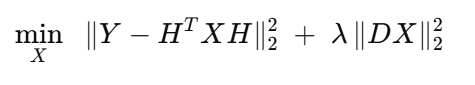
#> input picture project3/equations/equation1.png, 475 x 85 px, given in place of Flash Gordon Trailer.mp4, which was not available
$ jupyter execute --allow-errors code.ipynb
#> lines starting #> are read from the running program, lines starting #| are printed output that depends on the picture; pictures that were not available may be replaced by others from this repository, and a replacement may not be noted
[cell 1]
# 1.a
import numpy as np

# [52 lines left out: function max_lloyd_quantizer, not called in this run]

[cell 2]
# 1.b
import cv2
import numpy as np
import matplotlib.pyplot as plt

# Load the image in RGB format
image_path = "C:/Users/ompal/Documents/colorful.jpg"  # Adjust path if needed
image = cv2.imread(image_path)  # Load the image
#> (the rest of this cell did not finish here and is left out)

[cell 3]
# 2.a
# Step 1: Extract a frame from the video
import cv2
import numpy as np

# Load the video
video_path = "C:/Users/ompal/Documents/Flash Gordon Trailer.mp4"  # Adjust path if needed
cap = cv2.VideoCapture(video_path)

# Set the time to extract the frame
fps = cap.get(cv2.CAP_PROP_FPS)  # Get frames per second
frame_number = int(fps * 20)  # Extract a frame at 20 seconds

cap.set(cv2.CAP_PROP_POS_FRAMES, frame_number)
ret, frame = cap.read()
#> frame is the input picture: shape (85, 475, 3); min 13, max 255, mean 244.7
cap.release()

if not ret:
    raise ValueError("Failed to extract frame from video")

# Convert frame from BGR to RGB for proper visualization
frame_rgb = cv2.cvtColor(frame, cv2.COLOR_BGR2RGB)

# Display the extracted frame
import matplotlib.pyplot as plt
plt.imshow(frame_rgb)
plt.title("Extracted Frame (RGB)")
plt.axis("off")
plt.show()

# Step 2: Convert to Grayscale Using a Specific Channel
# Choose one channel (Red or Green)
chosen_channel = frame_rgb[:, :, 0]  # Red channel (use frame_rgb[:, :, 1] for Green)

# Display the grayscale channel
plt.imshow(chosen_channel, cmap="gray")
plt.title("Grayscale Image (Red Channel)")
plt.axis("off")
plt.show()

# Step 3: Resize the Image by a Factor of 2
# Resize image by a factor of 2
resized_image = cv2.resize(chosen_channel, (chosen_channel.shape[1] // 2, chosen_channel.shape[0] // 2))

# Display the resized image
plt.imshow(resized_image, cmap="gray")
plt.title("Resized Grayscale Image")
plt.axis("off")
plt.show()

# Step 4: Implement the Poisson Noise Function
def poisson_noisy_image(X, a):
    """
    Creates a Poisson noisy image.
    :param X: The original image, np.array of size [H x W] and of type uint8.
    :param a: Number of photons scalar factor.
    :return: Y: The noisy image, np.array of size [H x W] and of type uint8.
    """
#> called with a = 3
    # Convert to float
    X = X.astype(np.float64)

    # Scale image by a to convert to photon units
    X = X * a

    # Apply Poisson noise
    noisy_X = np.random.poisson(X)
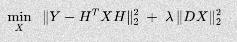
#> noisy_X: shape (42, 237) int64; min 30, max 867, mean 735; drawn with min black and max white

    # Scale back by a
    noisy_X = noisy_X / a

    # Clip values to [0,255] and convert back to uint8
    Y = np.clip(noisy_X, 0, 255).astype(np.uint8)

    return Y

# Step 5: Apply Poisson noise with a = 3
noisy_image = poisson_noisy_image(resized_image, a=3)

# Display the noisy image
plt.imshow(noisy_image, cmap="gray")
plt.title("Noisy Image (Poisson Noise, a=3)")
plt.axis("off")
plt.show()

[cell 4]
# 2.b
import numpy as np
import cv2
import matplotlib.pyplot as plt

def denoise_by_l2(Y, X, num_iter, lambda_reg):
    """
    L2 image denoising using steepest descent.

    :param Y: The noisy image, np.array of size [H x W] and of type uint8.
    :param X: The original image, np.array of size [H x W] and of type uint8.
    :param num_iter: The number of iterations for the algorithm.
    :param lambda_reg: The regularization parameter.

    :return:
        Xout: The restored image, np.array of size [H x W].
        Err1: The error between Xk at every iteration and Y. (np.array of size [num_iter])
        Err2: The error between Xk at every iteration and X. (np.array of size [num_iter])
    """
#> called with num_iter = 50, lambda_reg = 0.5

    # Convert images to float64 for processing
    Y = Y.astype(np.float64)
    X = X.astype(np.float64)

    # Get image dimensions
    H, W = Y.shape
#> H = 42; W = 237

    # Initialize X_k with Y
    X_k = Y.copy()

    # Define Laplacian kernel for D
    D_kernel = np.array([[0, 1, 0], [1, -4, 1], [0, 1, 0]], dtype=np.float64)

    # Flatten images to column-major order (Fortran-style)
    Y_vec = Y.flatten(order='F')
#> Y_vec = 9954 values, max 255 at index 0, min 10 at index 734, mean 241.5
    X_vec = X.flatten(order='F')
#> X_vec = 9954 values, max 255 at index 0, min 13 at index 398, mean 245.1
    X_k_vec = X_k.flatten(order='F')
#> X_k_vec has the same summary as Y_vec

    # Store errors
    Err1 = np.zeros(num_iter)
    Err2 = np.zeros(num_iter)

    # Steepest Descent iterations
    for k in range(num_iter):
        # Reshape X_k to matrix for convolution
        X_k_mat = np.reshape(X_k_vec, (H, W), order='F')

        # Compute gradient G_k = (I + λDᵀD)X_k - Y
        DX_k = cv2.filter2D(X_k_mat, -1, D_kernel, borderType=cv2.BORDER_REPLICATE)
        DTDX_k = cv2.filter2D(DX_k, -1, D_kernel, borderType=cv2.BORDER_REPLICATE)

        G_k_mat = (X_k_mat - Y) + lambda_reg * DTDX_k
        G_k_vec = G_k_mat.flatten(order='F')

        # Compute step size μ_k = (G_kᵀ G_k) / (G_kᵀ (I + λDᵀD) G_k)
        num = np.dot(G_k_vec.T, G_k_vec)

        G_k_mat_filtered = (G_k_mat + lambda_reg * cv2.filter2D(
            cv2.filter2D(G_k_mat, -1, D_kernel, borderType=cv2.BORDER_REPLICATE),
            -1, D_kernel, borderType=cv2.BORDER_REPLICATE
        ))

        denom = np.dot(G_k_vec.T, G_k_mat_filtered.flatten(order='F'))

        mu_k = num / denom if denom != 0 else 0  # Avoid division by zero

        # Update X_k
        X_k_vec = X_k_vec - mu_k * G_k_vec

        # Compute errors
        Err1[k] = np.dot((X_k_vec - Y_vec).T, (X_k_vec - Y_vec)) + lambda_reg * np.dot(DX_k.flatten(order='F').T, DX_k.flatten(order='F'))
        Err2[k] = np.dot((X_k_vec - X_vec).T, (X_k_vec - X_vec))
#> this loop made 50 passes
#> (num, denom, mu_k) on passes 1 to 12: (506767289.5, 8.94e+09, 0.0567), (126520950.6, 2.43e+09, 0.0521), (44213742.5, 782452037.9, 0.0565), (21802639.8, 410857726.4, 0.0531), (10581533.6, 183142663.6, 0.0578), (6543843.2, 121118688, 0.054), (3733388.2, 63636519.2, 0.0587), (2606347.2, 47721308.5, 0.0546), (1623286.8, 27424549.3, 0.0592), (1212932.2, 22067155.6, 0.055), (795295.1, 13362709.6, 0.0595), (619709.9, 11227798.6, 0.0552)
#> pass 1, in denoise_by_l2, `DTDX_k = cv2.filter2D(DX_k, -1, D_kernel, borderType=cv2.BORDER_REPLIC..`:
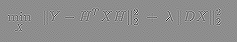
#> DTDX_k: shape (42, 237) float64; min -4747, max 3789, mean 0; drawn with min black and max white
#> after the loop:
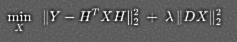
#> DX_k: shape (42, 237) float64; min -67.75, max 115.3, mean 0; drawn with min black and max white
#> after the loop:
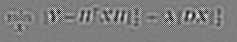
#> G_k_mat: shape (42, 237) float64; min -0.762, max 0.772, mean 1.23e-16; drawn with min black and max white
#> after the loop:
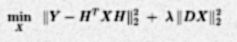
#> X_k_mat: shape (42, 237) float64; min 98.76, max 261.4, mean 241.5; drawn with min black and max white
#> after the loop, Err1 = 50 values, max 49135727.1 at index 0, min 6872768.9 at index 49, mean 8296203.9; Err2 = 50 values from 1776039.4 to 5233821.8; X_k_vec = 9954 values, max 261.4 at index 8290, min 98.8 at index 2242, mean 241.5

    # Reshape X_k_vec back to image form
    Xout = np.reshape(X_k_vec, (H, W), order='F')

    return Xout, Err1, Err2

# Apply the function on the noisy image from 2.a
lambda_reg = 0.5
num_iters = 50

X_restored, Err1, Err2 = denoise_by_l2(noisy_image, resized_image, num_iters, lambda_reg)
#> Err2 = 50 values from 1776039.4 to 5233821.8

# Display restored image
plt.imshow(X_restored, cmap='gray')
plt.title("Restored Image (L2 Denoising)")
plt.axis("off")
plt.show()

# Plot the logarithmic errors
plt.figure()
plt.plot(np.log10(Err1), label='Log10(Err1: ||X_k - Y||^2 + λ||DX_k||^2')
plt.plot(np.log10(Err2), label='Log10(Err2: ||X_k - X||)')
plt.xlabel("Iteration")
plt.ylabel("Log Error")
plt.title("Error Convergence")
plt.legend()
plt.grid()
plt.show()
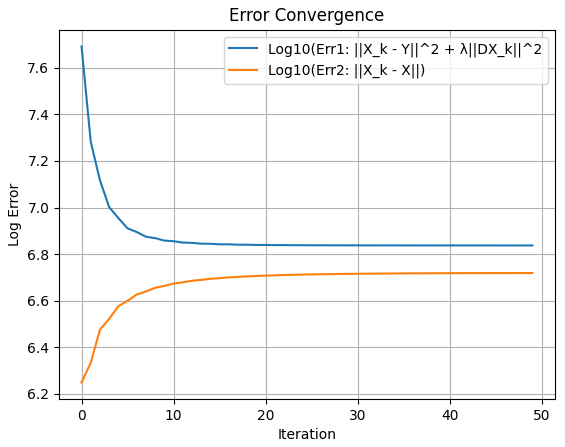
#> figure drawn by matplotlib, 1 panel; curve peaks at x = 0, y = 7.69; curve peaks at x = 49, y = 6.72

[cell 5]
# 2.c
import cv2
import numpy as np
import matplotlib.pyplot as plt

# Extract a new frame from the video (from 00:38-00:39)
video_path = "C:/Users/ompal/Documents/Flash Gordon Trailer.mp4"  # Adjust path if needed
cap = cv2.VideoCapture(video_path)

# Set the time to extract the frame (choose a frame in the range 38-39 seconds)
fps = cap.get(cv2.CAP_PROP_FPS)  # Get frames per second
frame_number = int(fps * 38)  # Extract a frame at 38 seconds

cap.set(cv2.CAP_PROP_POS_FRAMES, frame_number)
ret, frame = cap.read()
cap.release()

if not ret:
    raise ValueError("Failed to extract frame from video")

# Convert frame from BGR to RGB for proper visualization
frame_rgb = cv2.cvtColor(frame, cv2.COLOR_BGR2RGB)

# Display the extracted frame
plt.imshow(frame_rgb)
plt.title("Extracted Frame (Natural Scene, RGB)")
plt.axis("off")
plt.show()

# Convert to Grayscale Using a Specific Channel
# Choose one channel (Red or Green)
chosen_channel = frame_rgb[:, :, 0]  # Red channel (use frame_rgb[:, :, 1] for Green)

# Display the grayscale channel
plt.imshow(chosen_channel, cmap="gray")
plt.title("Grayscale Image (Red Channel)")
plt.axis("off")
plt.show()

# Resize the Image by a Factor of 2
resized_image = cv2.resize(chosen_channel, (chosen_channel.shape[1] // 2, chosen_channel.shape[0] // 2))

# Display the resized image
plt.imshow(resized_image, cmap="gray")
plt.title("Resized Grayscale Image")
plt.axis("off")
plt.show()

# Apply Poisson Noise
def poisson_noisy_image(X, a):
    """
    Creates a Poisson noisy image.
    :param X: The original image, np.array of size [H x W] and of type uint8.
    :param a: Number of photons scalar factor.
    :return: Y: The noisy image, np.array of size [H x W] and of type uint8.
    """
#> called with a = 3
    # Convert to float
    X = X.astype(np.float64)

    # Scale image by a to convert to photon units
    X = X * a

    # Apply Poisson noise
    noisy_X = np.random.poisson(X)
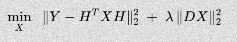
#> noisy_X: shape (42, 237) int64; min 26, max 873, mean 734.8; drawn with min black and max white

    # Scale back by a
    noisy_X = noisy_X / a

    # Clip values to [0,255] and convert back to uint8
    Y = np.clip(noisy_X, 0, 255).astype(np.uint8)

    return Y

# Apply Poisson noise with a = 3
noisy_image = poisson_noisy_image(resized_image, a=3)

# Display the noisy image
plt.imshow(noisy_image, cmap="gray")
plt.title("Noisy Image (Poisson Noise, a=3)")
plt.axis("off")
plt.show()

# Denoising the Natural Image
def denoise_by_l2(Y, X, num_iter, lambda_reg):
    """
    L2 image denoising using steepest descent.

    :param Y: The noisy image, np.array of size [H x W] and of type uint8.
    :param X: The original image, np.array of size [H x W] and of type uint8.
    :param num_iter: The number of iterations for the algorithm.
    :param lambda_reg: The regularization parameter.

    :return:
        Xout: The restored image, np.array of size [H x W].
        Err1: The error between Xk at every iteration and Y. (np.array of size [num_iter])
        Err2: The error between Xk at every iteration and X. (np.array of size [num_iter])
    """
#> called with num_iter = 50, lambda_reg = 0.5

    # Convert images to float64 for processing
    Y = Y.astype(np.float64)
    X = X.astype(np.float64)

    # Get image dimensions
    H, W = Y.shape
#> H = 42; W = 237

    # Initialize X_k with Y
    X_k = Y.copy()

    # Define Laplacian kernel for D
    D_kernel = np.array([[0, 1, 0], [1, -4, 1], [0, 1, 0]], dtype=np.float64)

    # Flatten images to column-major order (Fortran-style)
    Y_vec = Y.flatten(order='F')
#> Y_vec = 9954 values, max 255 at index 3, min 8 at index 3460, mean 241.5
    X_vec = X.flatten(order='F')
    X_k_vec = X_k.flatten(order='F')
#> X_k_vec has the same summary as Y_vec

    # Store errors
    Err1 = np.zeros(num_iter)
    Err2 = np.zeros(num_iter)

    # Steepest Descent iterations
    for k in range(num_iter):
        # Reshape X_k to matrix for convolution
        X_k_mat = np.reshape(X_k_vec, (H, W), order='F')

        # Compute gradient G_k = (I + λDᵀD)X_k - Y
        DX_k = cv2.filter2D(X_k_mat, -1, D_kernel, borderType=cv2.BORDER_REPLICATE)
        DTDX_k = cv2.filter2D(DX_k, -1, D_kernel, borderType=cv2.BORDER_REPLICATE)

        G_k_mat = (X_k_mat - Y) + lambda_reg * DTDX_k
        G_k_vec = G_k_mat.flatten(order='F')

        # Compute step size μ_k
        num = np.dot(G_k_vec.T, G_k_vec)

        G_k_mat_filtered = (G_k_mat + lambda_reg * cv2.filter2D(
            cv2.filter2D(G_k_mat, -1, D_kernel, borderType=cv2.BORDER_REPLICATE),
            -1, D_kernel, borderType=cv2.BORDER_REPLICATE
        ))

        denom = np.dot(G_k_vec.T, G_k_mat_filtered.flatten(order='F'))

        mu_k = num / denom if denom != 0 else 0  # Avoid division by zero

        # Update X_k
        X_k_vec = X_k_vec - mu_k * G_k_vec

        # Compute errors
        Err1[k] = np.dot((X_k_vec - Y_vec).T, (X_k_vec - Y_vec)) + lambda_reg * np.dot(DX_k.flatten(order='F').T, DX_k.flatten(order='F'))
        Err2[k] = np.dot((X_k_vec - X_vec).T, (X_k_vec - X_vec))
#> this loop made 50 passes
#> (num, denom, mu_k) on passes 1 to 12: (503993654.5, 8.8e+09, 0.0573), (127192178, 2.47e+09, 0.0515), (43604780.2, 764717556.9, 0.057), (21913121.5, 416967646.3, 0.0526), (10425611.3, 178663179.5, 0.0584), (6564303.5, 122668566.2, 0.0535), (3667416.6, 61879617.7, 0.0593), (2608055.1, 48219255.7, 0.0541), (1590954.5, 26607112.5, 0.0598), (1211897.5, 22268590.9, 0.0544), (778582.6, 12951709.4, 0.0601), (618838.8, 11326554.7, 0.0546)
#> pass 1, in denoise_by_l2, `G_k_mat_filtered = (G_k_mat + lambda_reg * cv2.filter2D( cv2.filter2D(..`:
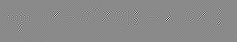
#> G_k_mat_filtered: shape (42, 237) float64; min -51447.5, max 43581.5, mean 0; drawn with min black and max white
#> after the loop:
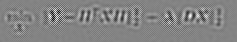
#> G_k_mat: shape (42, 237) float64; min -0.891, max 0.833, mean 1.27e-16; drawn with min black and max white
#> after the loop, Err1 = 50 values, max 49264878.1 at index 0, min 6883600.7 at index 49, mean 8306001.9; Err2 = 50 values from 1780733.8 to 5230595.7; X_k_vec = 9954 values, max 261.5 at index 4678, min 94.74 at index 2242, mean 241.5

    # Reshape X_k_vec back to image form
    Xout = np.reshape(X_k_vec, (H, W), order='F')

    return Xout, Err1, Err2

# Apply the function on the noisy natural image
lambda_reg = 0.5
num_iters = 50

X_restored, Err1, Err2 = denoise_by_l2(noisy_image, resized_image, num_iters, lambda_reg)
#> Err2 = 50 values from 1780733.8 to 5230595.7

# Display restored image
plt.imshow(X_restored, cmap='gray')
plt.title("Restored Natural Image (L2 Denoising)")
plt.axis("off")
plt.show()

# Plot the logarithmic errors
plt.figure()
plt.plot(np.log10(Err1), label='Log10(Err1: ||X_k - Y||^2 + λ||DX_k||^2)')
plt.plot(np.log10(Err2), label='Log10(Err2: ||X_k - X||)')
plt.xlabel("Iteration")
plt.ylabel("Log Error")
plt.title("Error Convergence (Natural Image)")
plt.legend()
plt.grid()
plt.show()
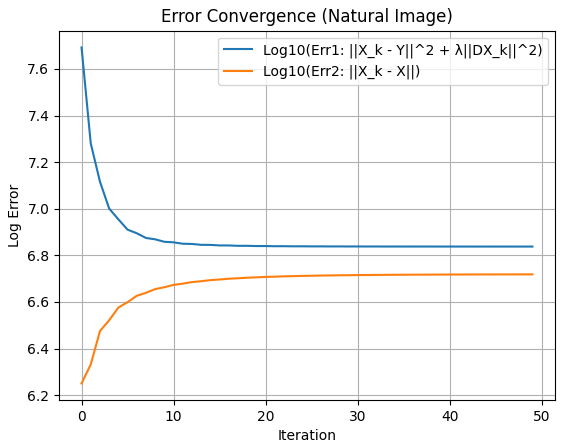
#> figure drawn by matplotlib, 1 panel; curve peaks at x = 0, y = 7.69; curve peaks at x = 49, y = 6.72

$ run again, on project3/equations/equation2.png
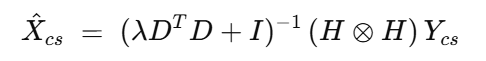
#> input picture project3/equations/equation2.png, 486 x 61 px, given in place of Flash Gordon Trailer.mp4, which was not available
#> frame is the input picture: shape (61, 486, 3); min 13, max 255, mean 242.3
#> in denoise_by_l2, `Y_vec = Y.flatten(order='F')`: Y_vec = 7290 values, max 255 at index 0, min 8 at index 5056, mean 238.7
#> in denoise_by_l2, `X_vec = X.flatten(order='F')`: X_vec = 7290 values, max 255 at index 0, min 13 at index 493, mean 242.3
#> in denoise_by_l2, `X_k_vec = X_k.flatten(order='F')`: X_k_vec has the same summary as Y_vec
#> the loop in denoise_by_l2, `for k in range(num_iter):` made 50 passes
#> (num, denom, mu_k) on passes 1 to 8: (487651441, 8.81e+09, 0.0554), (113031085.9, 2.17e+09, 0.0521), (40009042.5, 727694048.3, 0.055), (18990619.9, 356990968, 0.0532), (9413356.1, 166511532.4, 0.0565), (5666981.6, 104042643.9, 0.0545), (3340119.1, 57947968, 0.0576), (2287141, 41413871.4, 0.0552)
#> after the loop in denoise_by_l2, `for k in range(num_iter):`:
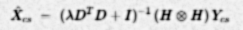
#> X_k_mat: shape (30, 243) float64; min 92.91, max 262.7, mean 238.7; drawn with min black and max white
#> after the loop in denoise_by_l2, `for k in range(num_iter):`: Err1 = 50 values, max 45297474 at index 0, min 6214179.1 at index 49, mean 7509919.9; Err2 = 50 values from 1586471.2 to 4661541.5; X_k_vec = 7290 values, max 262.7 at index 6106, min 92.93 at index 5054, mean 238.7
#> `X_restored, Err1, Err2 = denoise_by_l2(noisy_image, resized_image, num..`: Err2 = 50 values from 1586471.2 to 4661541.5
#> in denoise_by_l2, `Y_vec = Y.flatten(order='F')`: Y_vec = 7290 values, max 255 at index 1, min 9 at index 5056, mean 238.9
#> in denoise_by_l2, `X_k_vec = X_k.flatten(order='F')`: X_k_vec has the same summary as Y_vec
#> the loop in denoise_by_l2, `for k in range(num_iter):` made 50 passes
#> (num, denom, mu_k) on passes 1 to 8: (472615774, 8.41e+09, 0.0562), (111031538.9, 2.13e+09, 0.0522), (39083024.3, 706027537.9, 0.0554), (18707566.1, 351845058.2, 0.0532), (9221940.3, 162198844.7, 0.0569), (5591240.3, 102789521.4, 0.0544), (3273909.9, 56506215.9, 0.0579), (2256840.7, 40939182.2, 0.0551)
#> after the loop in denoise_by_l2, `for k in range(num_iter):`: Err1 = 50 values, max 44650558.5 at index 0, min 6179963.5 at index 49, mean 7455805.3; Err2 = 50 values from 1599116.4 to 4654617; X_k_vec = 7290 values, max 262.5 at index 4784, min 93.69 at index 5054, mean 238.9
#> `X_restored, Err1, Err2 = denoise_by_l2(noisy_image, resized_image, num..`: Err2 = 50 values from 1599116.4 to 4654617
#> `plt.show()`:
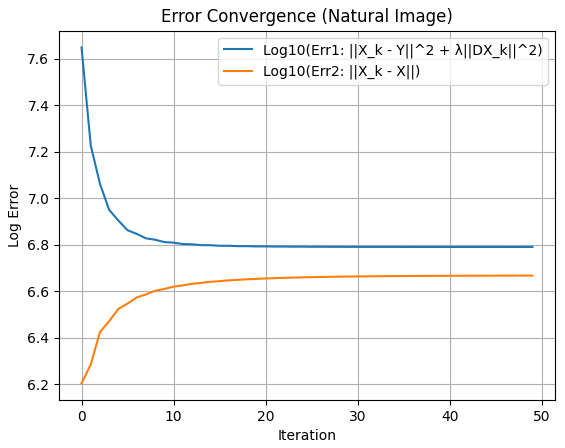
#> figure drawn by matplotlib, 1 panel; curve peaks at x = 0, y = 7.65; curve peaks at x = 49, y = 6.67
